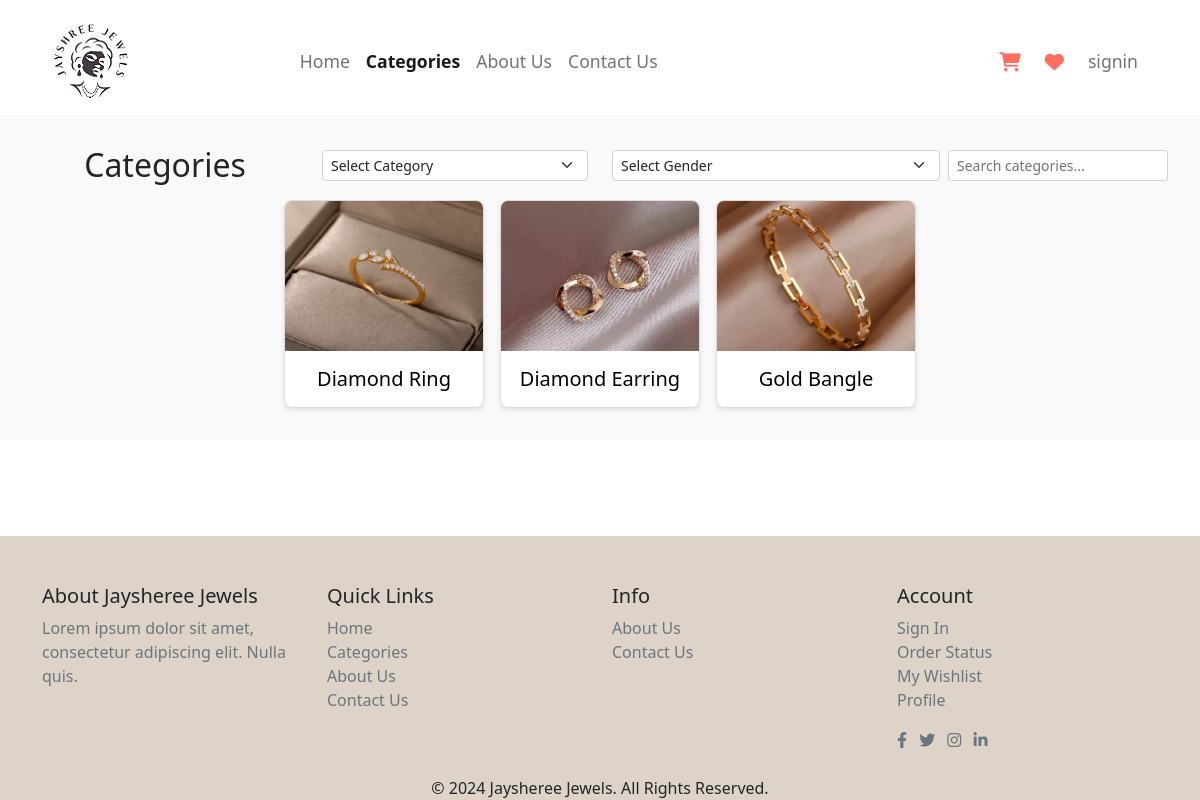
Screenshot of /user/category.php with the database file from the repository.
### tables this page shows
CREATE TABLE `sub_category_tbl` (
  `sc_id` int(5) NOT NULL,
  `sc_code` varchar(10) NOT NULL,
  `sc_name` varchar(100) NOT NULL,
  `c_code` varchar(15) NOT NULL,
  `sc_image` varchar(255) NOT NULL,
  `sc_status` varchar(25) NOT NULL
);

### user/category.php (the view, shortened to what this page needs)
<?php
include_once 'header.php';
include_once '../conn.php';
?>
<section class="popular-categories">
  <div class="row align-items-center mb-3">
    <div class="col-md-3">
      <h2 class="mb-0">Categories</h2>
    </div>
    <div class="col-md-3">
      <form action="" method="GET">
        <select name="c_code" id="category" class="form-select form-select-sm" onchange="this.form.submit()">
          <option value="">Select Category</option>
        </select>
      </form>
    </div>
    <div class="col-md-6">
      <form action="" method="GET" class="d-flex justify-content-end gap-2">
        <select name="gender" id="gender" class="form-select form-select-sm" onchange="this.form.submit()">
          <option value="">Select Gender</option>
        </select>
        <input type="text" name="search" placeholder="Search categories..." class="form-control form-control-sm"
          style="width: auto;" value="<?php echo isset($_GET['search']) ? $_GET['search'] : ''; ?>"
          oninput="this.form.submit()">
      </form>
    </div>
  </div>
  <div class="categories-container">
    <?php
    $q = "SELECT * FROM sub_category_tbl WHERE sc_status='Active'";
    $result = mysqli_query($con, $q);
    if (mysqli_num_rows($result) > 0) {
      while ($r = mysqli_fetch_assoc($result)) {
        ?>
        <a href="product.php?sc_code=<?php echo $r['sc_code']; ?>">
          <div class="category">
            <img src="<?php echo $r['sc_image']; ?>" alt="<?php echo $r['sc_name']; ?>">
            <h3><?php echo $r['sc_name']; ?></h3>
          </div>
        </a>
        <?php
      }
    } else {
      echo "<p class='text-center'>No subcategories found.</p>";
    }
    ?>
  </div>
</section>
<?php
include('footer.php');
?>

### css/user_style.css (style rules this page uses)
body { overflow-x: hidden; }
.popular-categories { padding: 2rem; background-color: #f9f9f9; }
.popular-categories h2 { text-align: center; font-size: 2rem; margin-bottom: 1.5rem; }
.categories-container { display: flex; flex-wrap: wrap; justify-content: center; gap: 1rem; }
.category { background-color: #fff; border: 1px solid #ddd; border-radius: 8px; overflow: hidden; text-align: center; width: 200px; box-shadow: 0 2px 4px rgba(0, 0, 0, 0.1); transition: transform 0.3s; }
.category img { width: 100%; height: 150px; object-fit: cover; }
.category h3 { margin: 1rem 0; font-size: 1.25rem; }
body { display: flex; flex-direction: column; min-height: 100vh; }

### rows the page displays
sub_category_tbl: sc_image (picture), sc_name "Diamond Ring"
sub_category_tbl: sc_image (picture), sc_name "Diamond Earring"
sub_category_tbl: sc_image (picture), sc_name "Gold Bangle"
